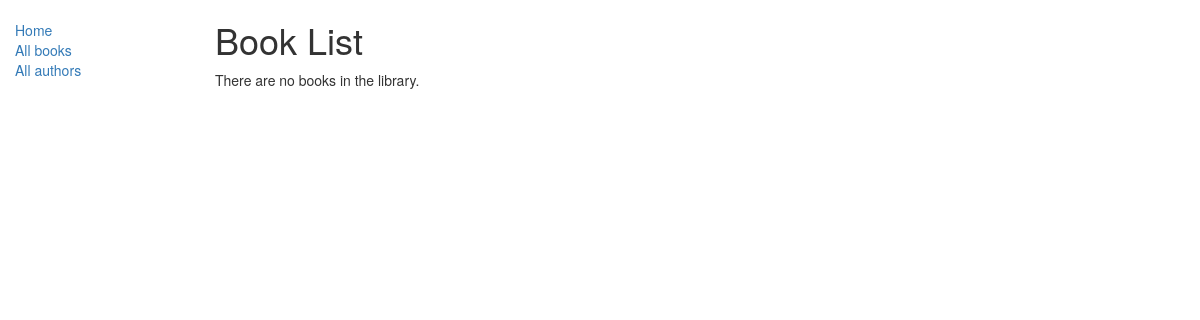
Before: /catalog/books/ with the older database file.
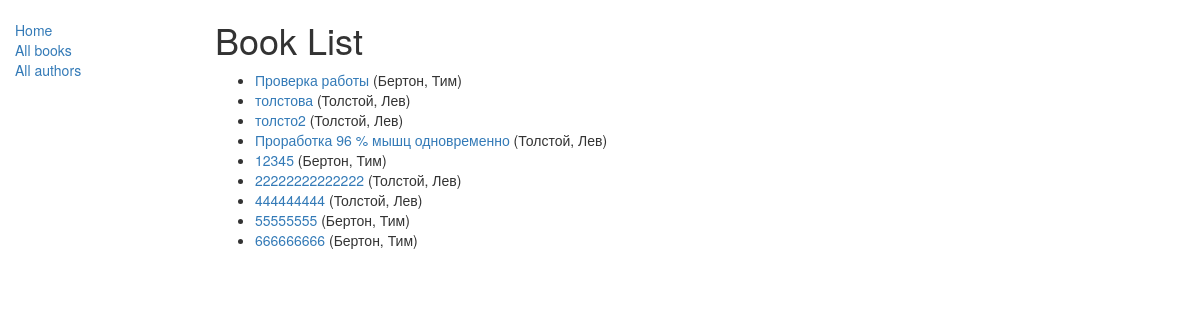
After: the same page with the newer database file.
### catalog/models.py (models this page shows, shortened)
class Book(models.Model):
    title = models.CharField(max_length=255)
    author = models.ForeignKey('Author', on_delete=models.SET_NULL, null=True )
    summary = models.TextField(max_length=1000,)
    isbn = models.CharField('ISBN',max_length=13, help_text='13 Character <a href="https://www.isbn-international.org/content/what-isbn">ISBN number</a>')
    ganre = models.ManyToManyField(Ganre, help_text='выбери жанр')
    def get_absolute_url(self):
        return reverse('book-detail', args=[str(self.id)])
    def display_ganre(self):
        return ', '.join([ ganre.name for ganre in self.ganre.all()[:3] ])
    display_ganre.short_description = 'Ganre'

class Author(models.Model):
    first_name = models.CharField(max_length=100)
    last_name = models.CharField(max_length=100)
    date_of_birth = models.DateField(null=True, blank=True)
    date_of_death = models.DateField('Died', null=True, blank=True)
    def __str__(self):
        return f'{self.last_name}, {self.first_name}'
    class Meta:
        ordering = ['last_name']

### catalog/views.py (the view)
# urls.py: path('books/', views.BookListView.as_view(), name='books'),
class BookListView(generic.ListView):
    model = Book
    paginate_by = 10

### catalog/templates/catalog/book_list.html
{% extends "base_generic.html" %}
{% block content %}
  <h1>Book List</h1>
  {% if book_list %}
  <ul>
    {% for book in book_list %}
      <li>
        <a href="{{ book.get_absolute_url }}">{{ book.title }}</a> ({{book.author}})
      </li>
    {% endfor %}
  </ul>
  {% else %}
    <p>There are no books in the library.</p>
  {% endif %}
{% endblock %}

### catalog/templates/base_generic.html (shortened to what this page needs)
<!DOCTYPE html>
<html lang="ru">
<head>
  <link rel="stylesheet" href="https://maxcdn.bootstrapcdn.com/bootstrap/3.3.7/css/bootstrap.min.css">
  {% load static %}
  <link rel="stylesheet" href="{% static 'css/styles.css' %}">
</head>
<body>
  <div class="container-fluid">
    <div class="row">
      <div class="col-sm-2">
      {% block sidebar %}
      <ul class="sidebar-nav">
          <li><a href="{% url 'index' %}">Home</a></li>
          <li><a href="{% url 'books' %}">All books</a></li>
          <li><a href="">All authors</a></li>
      </ul>
     {% endblock %}
      </div>
      <div class="col-sm-10 ">
      {% block content %}{% endblock %}
      </div>
    </div>
  </div>
</body>
</html>

### catalog/static/css/styles.css (style rules this page uses)
.sidebar-nav { margin-top: 20px; padding: 0; list-style: none; }

Changed rows visible on the page:
added Book: title "Проверка работы", author "Бертон, Тим"
added Book: title "толстова", author "Толстой, Лев"
added Book: title "толсто2", author "Толстой, Лев"
added Book: title "Проработка 96 % мышц одновременно", author "Толстой, Лев"
added Book: title "12345", author "Бертон, Тим"
added Book: title "22222222222222", author "Толстой, Лев"
added Book: title "444444444", author "Толстой, Лев"
added Book: title "55555555", author "Бертон, Тим"
added Book: title "666666666", author "Бертон, Тим"
Other visible differences:
text no longer shown: "There are no books in the library."
